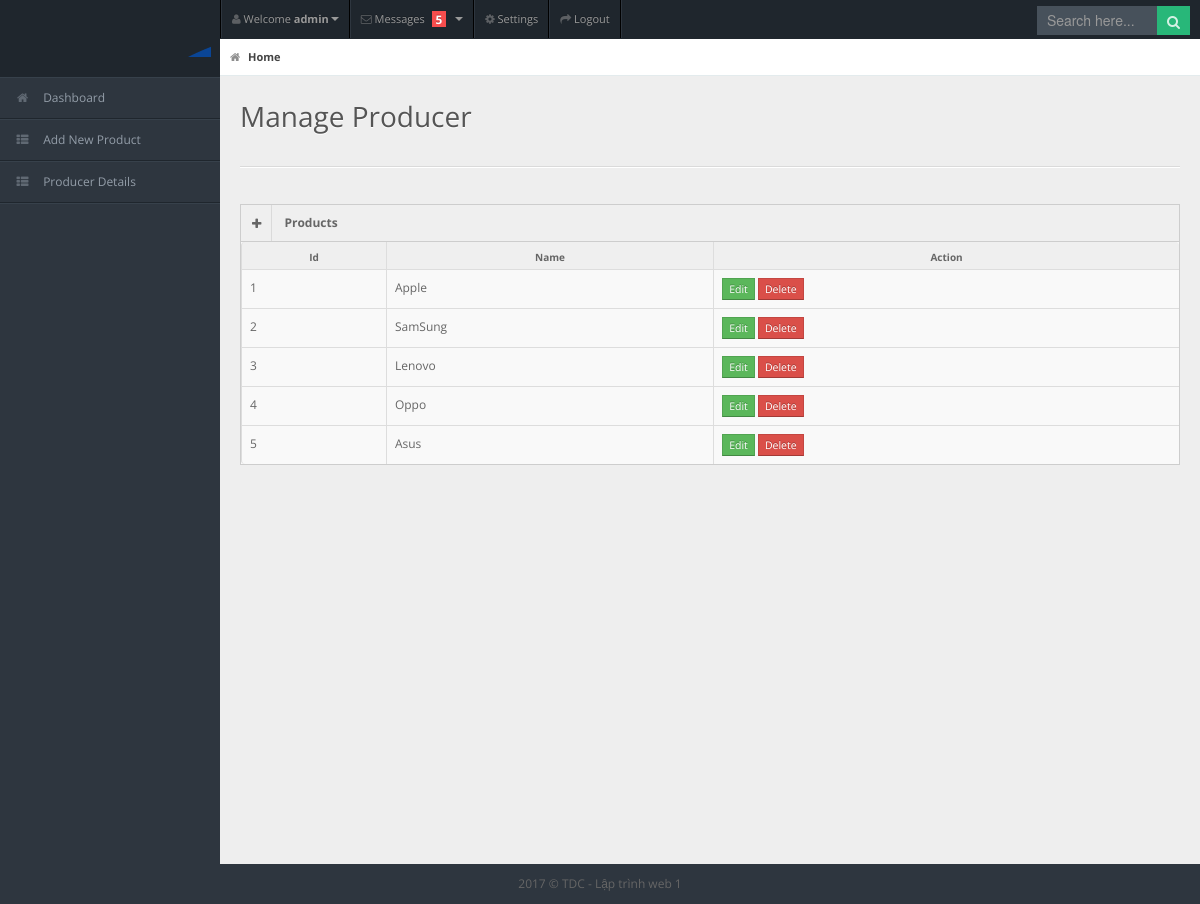
/admin/producer_detail.php (signed in), run on the app's committed database.
### tables this page shows
CREATE TABLE IF NOT EXISTS `user` (
  `id` int(11) NOT NULL AUTO_INCREMENT,
  `name` varchar(200) NOT NULL,
  `password` varchar(200) NOT NULL,
  `email` varchar(400) NOT NULL,
  PRIMARY KEY (`id`)
);

CREATE TABLE IF NOT EXISTS `hsx` (
  `IDHSX` int(11) NOT NULL AUTO_INCREMENT,
  `TenHSX` varchar(200) NOT NULL,
  PRIMARY KEY (`IDHSX`)
);

### admin/session.php (called while the page is built, shortened)
<?php
   $db = mysqli_connect(DB_HOST,DB_USER,DB_PASS,DB_NAME);
   $user_check=$_SESSION['login_user'];
   $sql = "select name from user where name='$user_check'";
   $ses_sql=mysqli_query($db, $sql);
   $row=mysqli_fetch_array($ses_sql,MYSQLI_ASSOC);
   $login_session=$row['name'];
?>

### admin/db.php (called while the page is built, shortened)
<?php
class db{
public $conn ="";
	public function __construct(){
		$this->conn = new mysqli(DB_HOST,DB_USER,DB_PASS,DB_NAME);
		$this->conn->set_charset('utf8');
		return $this->conn;
	}
	public function getdata($obj){
		$arr = array();
		while ($row = $obj->fetch_assoc()) {
			$arr[] = $row;
		}
		return $arr;
	}
	public function hangsx(){
		$sql = "select * from hsx";
		$result = $this->conn->query($sql);
		return $this->getdata($result);
	}
 }

### admin/producer_detail.php (the view, shortened to what this page needs)
<!DOCTYPE html>
<html lang="en">
<head>
	<link rel="stylesheet" href="css/bootstrap.min.css" />
	<link rel="stylesheet" href="css/bootstrap-responsive.min.css" />
	<link rel="stylesheet" href="css/uniform.css" />
	<link rel="stylesheet" href="css/select2.css" />
	<link rel="stylesheet" href="css/matrix-style.css" />
	<link rel="stylesheet" href="css/matrix-media.css" />
	<link href="font-awesome/css/font-awesome.css" rel="stylesheet" />
</head>
<body>
<div id="header">
	<h1><a href="dashboard.html">Dashboard</a></h1>
</div>
<div id="user-nav" class="navbar navbar-inverse">
	<ul class="nav">
		<?php
		   include('session.php');
		?>
		<li  class="dropdown" id="profile-messages" ><a title="" href="#" data-toggle="dropdown" data-target="#profile-messages" class="dropdown-toggle"><i class="icon icon-user"></i>  <span class="text">Welcome <strong><?php echo $login_session; ?></strong></span><b class="caret"></b></a>
		</li>
		<li class="dropdown" id="menu-messages"><a href="#" data-toggle="dropdown" data-target="#menu-messages" class="dropdown-toggle"><i class="icon icon-envelope"></i> <span class="text">Messages</span> <span class="label label-important">5</span> <b class="caret"></b></a>
		</li>
		<li class=""><a title="" href="#"><i class="icon icon-cog"></i> <span class="text">Settings</span></a></li>
		<li class=""><a title="" href="logout.php" onclick="myFunction()"><i class="icon icon-share-alt"></i> <span class="text">Logout</span></a></li>
	</ul>
</div>
<div id="search">
	<input type="text" placeholder="Search here..."/>
	<button type="submit" class="tip-bottom" title="Search"><i class="icon-search icon-white"></i></button>
</div>
<div id="sidebar"> <a href="#" class="visible-phone"><i class="icon icon-th"></i>Tables</a>
	<ul>
		<li><a href="index.php"><i class="icon icon-home"></i> <span>Dashboard</span></a> </li>
		<li> <a href="form.php"><i class="icon icon-th-list"></i> <span>Add New Product</span></a></li>
		<li> <a href="producer_detail.php"><i class="icon icon-th-list"></i> <span>Producer Details</span></a></li>
	</ul>
</div>
<div id="content">
	<div id="content-header">
		<div id="breadcrumb"> <a href="index.php" title="Go to Home" class="tip-bottom current"><i class="icon-home"></i> Home</a></div>
		<h1>Manage Producer</h1>
	</div>
	<div class="container-fluid">
		<hr>
		<div class="row-fluid">
			<div class="span12">
				<div class="widget-box">
					<div class="widget-title"> <span class="icon"><a href="form_producer.php"><i class="icon-plus"></i></a></span>
						<h5>Products</h5>
					</div>
					<div class="widget-content nopadding">
						<table class="table table-bordered table-striped">
							<thead>
							<tr>
								<th>Id</th>
								<th>Name</th>
								<th>Action</th>
							</tr>
							</thead>
							<tbody>
							<?php
								require_once "db.php";
								$db = new db;
								$hangsx = $db->hangsx();
								foreach ($hangsx as $rows) {
							?>
							<tr class="">
								<td><?php echo $rows['IDHSX']; ?></td>
								<td><?php echo $rows['TenHSX']; ?></td>
								<td>
									<a href="edit.php?ID=<?php echo $rows['IDHSX']; ?>" class="btn btn-success btn-mini">Edit</a>
									<a href="delete.php?id=<?php echo $rows['IDHSX']; ?>" class="btn btn-danger btn-mini">Delete</a>
								</td>
							</tr>
							<?php
								}
							?>
							</tbody>
						</table>
					</div>
				</div>
			</div>
		</div>
	</div>
</div>
<div class="row-fluid">
	<div id="footer" class="span12"> 2017 &copy; TDC - Lập trình web 1</div>
</div>
</body>
</html>

### admin/css/matrix-media.css (style rules this page uses)
body { background:#2E363F; }
#header { background-color: #1f262d; margin-top:10px; }
#search input[type=text], #search button { background-color: #28b779; }
#sidebar > ul { border-bottom: 1px solid #37414b }
#sidebar > ul > li { border-top: 1px solid #37414b; border-bottom: 1px solid #1f262d; }
#search input[type=text] { background-color: #47515b; color: #fff; }

### data on the page
user: name "admin"
hsx: IDHSX "1", TenHSX "Apple"
hsx: IDHSX "2", TenHSX "SamSung"
hsx: IDHSX "3", TenHSX "Lenovo"
hsx: IDHSX "4", TenHSX "Oppo"
hsx: IDHSX "5", TenHSX "Asus"
